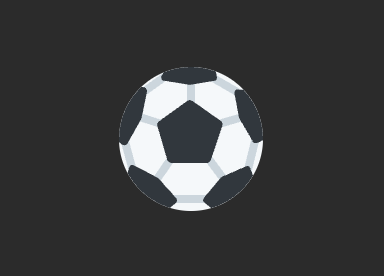
#> input picture svg/input1.png, 384 x 276 px
$ python svg4.py   (older library calls are emulated)
#> lines starting #> are read from the running program, lines starting #| are printed output that depends on the picture; after the words box and inside, x2 and y2 are one past the last pixel; in counts of white or black regions, pixels touching at a corner belong together
import cv2

img_path = "input1.png"
# 读取文件
mat_img = cv2.imread(img_path)
#> mat_img is the input picture: shape (276, 384, 3); mean B, G, R 61.3, 60.6, 59.9
mat_img2 = cv2.imread(img_path, cv2.CV_8UC1)
#> mat_img2: shape (276, 384); min 43, max 247, mean 60.4

# 自适应分割
dst = cv2.adaptiveThreshold(mat_img2, 210, cv2.BORDER_REPLICATE, cv2.THRESH_BINARY_INV, 3, 10)
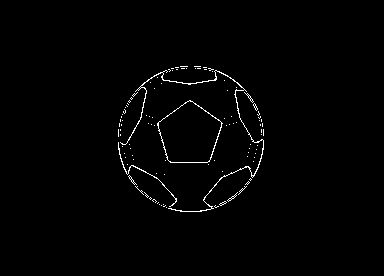
#> dst: shape (276, 384); values 0 (black) and 210 (white), 1.1% white in thin lines or dots, all inside (x1, y1, x2, y2) = (118, 66, 264, 212)
# 提取轮廓
img, contours, heridency = cv2.findContours(dst, cv2.RETR_EXTERNAL, cv2.CHAIN_APPROX_SIMPLE)
#> contours = 104 contours, 101 with area under 20; largest, box (x1, y1, x2, y2) and area: (157, 100, 223, 163) 2848, (120, 70, 264, 212) 115, (118, 142, 177, 207) 28; heridency = 104 rows, first 6: [1, -1, -1, -1], [2, 0, -1, -1], [3, 1, -1, -1], [4, 2, -1, -1], [5, 3, -1, -1], [6, 4, -1, -1]
# 标记轮廓
cv2.drawContours(mat_img, contours, -1, (255, 0, 255), 3)
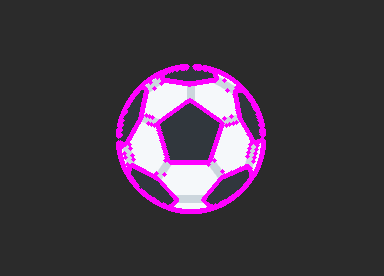
#> mat_img: shape (276, 384, 3); 5.12% of pixels changed, all inside (x1, y1, x2, y2) = (116, 64, 266, 214)

# 计算轮廓面积
area = 0
for i in contours:
    area += cv2.contourArea(i)
#> this loop made 104 passes
#> (i, area) on passes 16, 18, 19, 20, 21, 22, 23, 24, 25, 26, 27, 28: ([[250, 178], [249, 179], [250, 180], [251, 179]], 48), ([[164, 174]], 64), ([[156, 173]], 64), ([[222, 171]], 64), ([[208, 164]], 64), ([[127, 164]], 64), ([[253, 161]], 64), ([[214, 160]], 64), ([[165, 160]], 64), ([[133, 159]], 64), ([[254, 157]], 64), ([[125, 157]], 64)
#> area on passes 11, 12, 13, 14, 15, 17: 30, 34, 40, 42, 46, 64
#> after the loop, area = 3092
print(area)
#| 3092.0

# 图像show
cv2.imshow("window1", mat_img)
cv2.waitKey(0)
